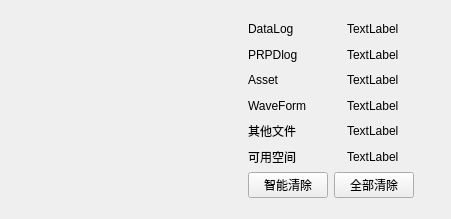
<?xml version="1.0" encoding="UTF-8"?>
<ui version="4.0">
 <class>OptionStorage</class>
 <widget class="QWidget" name="OptionStorage">
  <property name="geometry">
   <rect>
    <x>0</x>
    <y>0</y>
    <width>451</width>
    <height>219</height>
   </rect>
  </property>
  <property name="windowTitle">
   <string>Form</string>
  </property>
  <layout class="QGridLayout" name="gridLayout">
   <item row="0" column="0" rowspan="2">
    <widget class="QChartView" name="chartView">
     <property name="styleSheet">
      <string notr="true">background-color:transparent;</string>
     </property>
    </widget>
   </item>
   <item row="0" column="1">
    <layout class="QGridLayout" name="gridLayout_space">
     <property name="topMargin">
      <number>8</number>
     </property>
     <item row="3" column="0">
      <widget class="QLabel" name="label_13">
       <property name="text">
        <string>WaveForm</string>
       </property>
      </widget>
     </item>
     <item row="5" column="0">
      <widget class="QLabel" name="label_16">
       <property name="text">
        <string>可用空间</string>
       </property>
      </widget>
     </item>
     <item row="1" column="0">
      <widget class="QLabel" name="label_15">
       <property name="text">
        <string>PRPDlog</string>
       </property>
      </widget>
     </item>
     <item row="2" column="0">
      <widget class="QLabel" name="label_12">
       <property name="text">
        <string>Asset</string>
       </property>
      </widget>
     </item>
     <item row="0" column="0">
      <widget class="QLabel" name="label_14">
       <property name="text">
        <string>DataLog</string>
       </property>
      </widget>
     </item>
     <item row="0" column="1">
      <widget class="QLabel" name="label_data">
       <property name="text">
        <string>TextLabel</string>
       </property>
      </widget>
     </item>
     <item row="1" column="1">
      <widget class="QLabel" name="label_PRPD">
       <property name="text">
        <string>TextLabel</string>
       </property>
      </widget>
     </item>
     <item row="2" column="1">
      <widget class="QLabel" name="label_Asset">
       <property name="text">
        <string>TextLabel</string>
       </property>
      </widget>
     </item>
     <item row="3" column="1">
      <widget class="QLabel" name="label_Waveform">
       <property name="text">
        <string>TextLabel</string>
       </property>
      </widget>
     </item>
     <item row="5" column="1">
      <widget class="QLabel" name="label_Available">
       <property name="text">
        <string>TextLabel</string>
       </property>
      </widget>
     </item>
     <item row="4" column="0">
      <widget class="QLabel" name="label_17">
       <property name="text">
        <string>其他文件</string>
       </property>
      </widget>
     </item>
     <item row="4" column="1">
      <widget class="QLabel" name="label_Others">
       <property name="text">
        <string>TextLabel</string>
       </property>
      </widget>
     </item>
    </layout>
   </item>
   <item row="1" column="1">
    <layout class="QHBoxLayout" name="horizontalLayout_14">
     <property name="rightMargin">
      <number>10</number>
     </property>
     <property name="bottomMargin">
      <number>10</number>
     </property>
     <item>
      <widget class="QPushButton" name="pbt_del_smart">
       <property name="minimumSize">
        <size>
         <width>0</width>
         <height>0</height>
        </size>
       </property>
       <property name="maximumSize">
        <size>
         <width>16777215</width>
         <height>16777215</height>
        </size>
       </property>
       <property name="text">
        <string>智能清除</string>
       </property>
      </widget>
     </item>
     <item>
      <widget class="QPushButton" name="pbt_del_all">
       <property name="text">
        <string>全部清除</string>
       </property>
      </widget>
     </item>
     <item>
      <spacer name="horizontalSpacer_19">
       <property name="orientation">
        <enum>Qt::Horizontal</enum>
       </property>
       <property name="sizeHint" stdset="0">
        <size>
         <width>40</width>
         <height>20</height>
        </size>
       </property>
      </spacer>
     </item>
    </layout>
   </item>
  </layout>
 </widget>
 <customwidgets>
  <customwidget>
   <class>QChartView</class>
   <extends>QGraphicsView</extends>
   <header location="global">qchartview.h</header>
  </customwidget>
 </customwidgets>
 <resources/>
 <connections/>
</ui>
